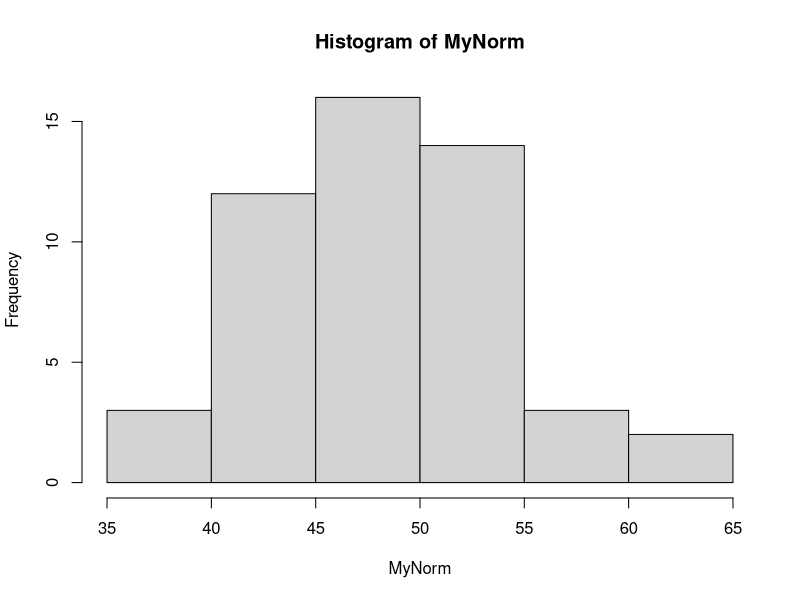

Here is the R script that generated this plot:
  Ab<-c(74,14,50,275)
  names(Ab)<-c('year of birth', 'day of birth', 'age', 'last three numbers of id')
  # part 1
  #a length of the vector
  length(Ab)
  # b vectoor data type
  class(Ab)
  #c mutiplication of index 2
  Ab[2]*3
  #d minimum value in the vector
  min(Ab)
  
  # part 2
  # N of last three number of my id
  N<-Ab[c('last three numbers of id')]
  print(N%%50)
  
  # part 3
  # rnorm function
  # the first and the second argument is import become with this with this argumets we declare random range number and moisture
  MyNorm <- rnorm(n = 50, mean = Ab[c('age')], sd = 5)
  hist(MyNorm)
  
  #What are the odds that someone will be 40 years old or younger
  odds_40_or_younger <- ifelse(Ab <= 40, T, F)
    print(odds_40_or_younger)